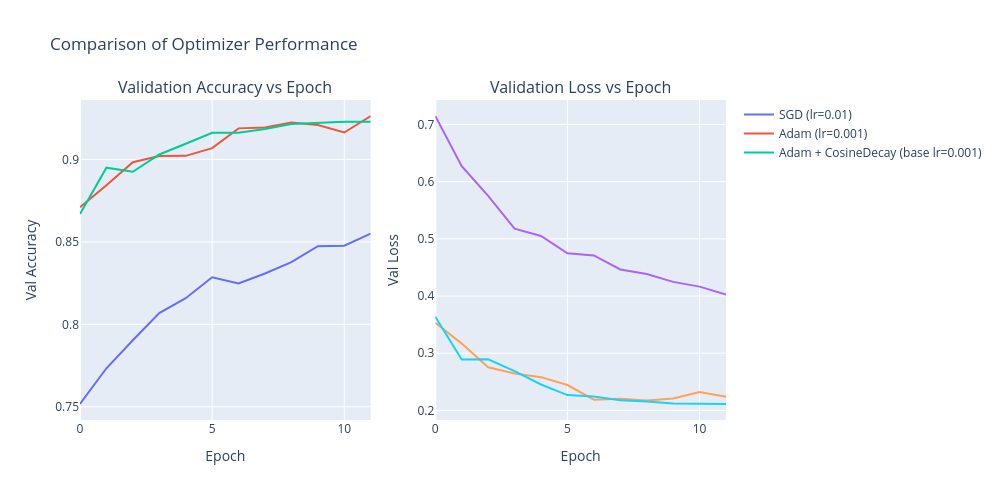

The cell this chart's notebook holds for it:
### Code cell
import plotly.graph_objects as go
from plotly.subplots import make_subplots

# สร้าง Subplots 1 แถว 2 คอลัมน์ สำหรับ Accuracy และ Loss
fig = make_subplots(rows=1, cols=2, subplot_titles=('Validation Accuracy vs Epoch', 'Validation Loss vs Epoch'))

# Plot Validation Accuracy
for name, h, r in runs:
    fig.add_trace(go.Scatter(y=h["val_accuracy"], mode='lines', name=name), row=1, col=1)

# Plot Validation Loss
for name, h, r in runs:
    fig.add_trace(go.Scatter(y=h["val_loss"], mode='lines', name=name, showlegend=False), row=1, col=2) # ซ่อน legend ซ้ำซ้อน

# อัปเดต Layout
fig.update_layout(
    title_text="Comparison of Optimizer Performance",
    height=500,  # ปรับความสูง
    width=1000,  # ปรับความกว้าง
    hovermode='x unified' # แสดงค่าบนเส้นเมื่อ hover
)

fig.update_xaxes(title_text="Epoch", row=1, col=1)
fig.update_yaxes(title_text="Val Accuracy", row=1, col=1)

fig.update_xaxes(title_text="Epoch", row=1, col=2)
fig.update_yaxes(title_text="Val Loss", row=1, col=2)


fig.show()

### Figure 1 — Plotly figure (JSON) as saved in the notebook; plotly's stock layout.template omitted (floating-point values rounded to 4 significant figures)
{"data": [{"mode": "lines", "name": "SGD (lr=0.01)", "type": "scatter", "xaxis": "x", "y": [0.7517, 0.7733, 0.7903, 0.8068, 0.8158, 0.8285, 0.8248, 0.8308, 0.8377, 0.8473, 0.8477, 0.855], "yaxis": "y"}, {"mode": "lines", "name": "Adam (lr=0.001)", "type": "scatter", "xaxis": "x", "y": [0.871, 0.8843, 0.8983, 0.902, 0.9022, 0.9068, 0.9188, 0.9193, 0.9223, 0.9208, 0.9163, 0.9263], "yaxis": "y"}, {"mode": "lines", "name": "Adam + CosineDecay (base lr=0.001)", "type": "scatter", "xaxis": "x", "y": [0.8668, 0.895, 0.8925, 0.903, 0.9095, 0.9162, 0.9162, 0.9185, 0.9215, 0.9222, 0.9228, 0.9228], "yaxis": "y"}, {"mode": "lines", "name": "SGD (lr=0.01)", "showlegend": false, "type": "scatter", "xaxis": "x2", "y": [0.7149, 0.6271, 0.5753, 0.5179, 0.505, 0.4748, 0.4711, 0.4464, 0.4385, 0.4248, 0.4165, 0.4025], "yaxis": "y2"}, {"mode": "lines", "name": "Adam (lr=0.001)", "showlegend": false, "type": "scatter", "xaxis": "x2", "y": [0.3533, 0.3168, 0.2754, 0.2645, 0.2582, 0.2444, 0.2188, 0.2204, 0.2172, 0.2208, 0.2324, 0.2238], "yaxis": "y2"}, {"mode": "lines", "name": "Adam + CosineDecay (base lr=0.001)", "showlegend": false, "type": "scatter", "xaxis": "x2", "y": [0.3638, 0.2892, 0.2893, 0.2689, 0.2453, 0.2268, 0.2244, 0.218, 0.2154, 0.2122, 0.2116, 0.2112], "yaxis": "y2"}], "layout": {"annotations": [{"font": {"size": 16}, "showarrow": false, "text": "Validation Accuracy vs Epoch", "x": 0.225, "xanchor": "center", "xref": "paper", "y": 1, "yanchor": "bottom", "yref": "paper"}, {"font": {"size": 16}, "showarrow": false, "text": "Validation Loss vs Epoch", "x": 0.775, "xanchor": "center", "xref": "paper", "y": 1, "yanchor": "bottom", "yref": "paper"}], "height": 500, "hovermode": "x unified", "title": {"text": "Comparison of Optimizer Performance"}, "width": 1000, "xaxis": {"anchor": "y", "domain": [0, 0.45], "title": {"text": "Epoch"}}, "xaxis2": {"anchor": "y2", "domain": [0.55, 1], "title": {"text": "Epoch"}}, "yaxis": {"anchor": "x", "domain": [0, 1], "title": {"text": "Val Accuracy"}}, "yaxis2": {"anchor": "x2", "domain": [0, 1], "title": {"text": "Val Loss"}}}}
